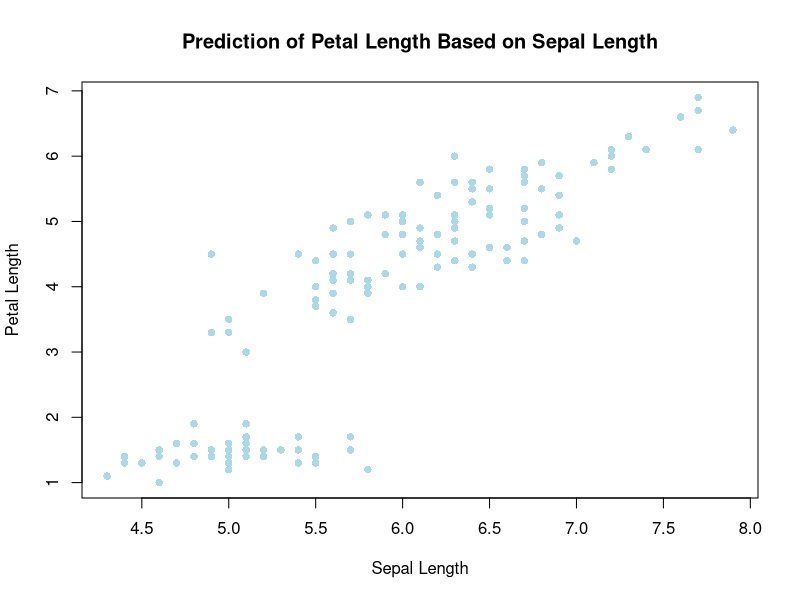

Write the R code that produced this figure.
## ---- chunk 1
plot(iris$Sepal.Length, iris$Petal.Length, xlab = "Sepal Length", ylab = "Petal Length", pch = 16, col = "lightblue", main = "Prediction of Petal Length Based on Sepal Length")

